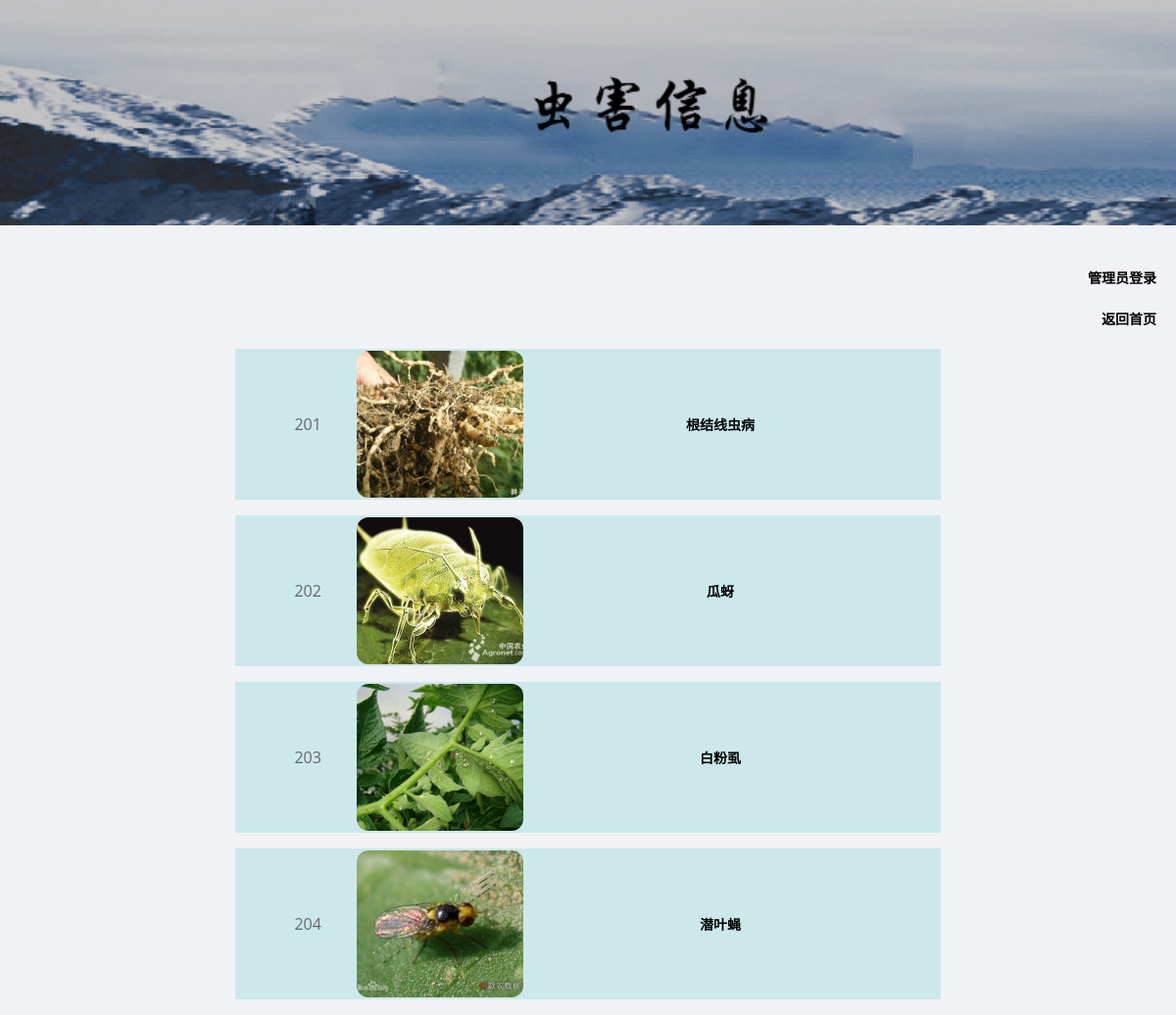
The app's page /chonghai/shouye.php with its own data.
### tables this page shows
CREATE TABLE `chonghai`  (
  `id` int(11) NOT NULL AUTO_INCREMENT,
  `cid` text NULL,
  `cname` varchar(255) NOT NULL,
  `cimage` varchar(255) NOT NULL,
  `shijian` datetime NOT NULL,
  `zhengzhuang` varchar(1000) NOT NULL,
  `fangzhi` varchar(1000) NULL DEFAULT NULL,
  PRIMARY KEY (`id`) USING BTREE
);

### chonghai/shouye.php (the view, shortened to what this page needs)
<link rel="stylesheet" type="text/css" href="css/login.css">
<link rel="stylesheet" type="text/css" href="css/index.css">
<center>
	<div class="bgimg" >
	</div>
	<br>
	<div class="h1" align="right"><h1><a href="login.php">管理员登录</a></h1><h1 style="margin-left:1000px"><a href="../index.php">返回首页</a></h1></div>
	<body >
		<?php
$conn=mysqli_connect("localhost","root","root","messageboard") or die("链接失败！");
		mysqli_query($conn,"set names utf8");
		 $sql="select *from chonghai";
		 $result=mysqli_query($conn,$sql);
		 while($row=mysqli_fetch_array($result)){
?>
	<form method="post">
		<table width="90%">
			<tr>
				<td width="10%" align="center"><?php echo $row["cid"];?></td>
				<td width="20%" height="" align="center"><img src="<?php echo $row["cimage"];?>"></td>
			<td width="50%" align="center" ><h1><a href="main.php?id=<?php echo $row["id"];?>" target="_blank" >
<?php
echo $row["cname"];
?>
</a></h1></td>
			</tr>
		</table>
	</form>
	</body>
	</html>
<?php
}?>
</center>

### chonghai/css/login.css (style rules this page uses)
body { width: 100%; height: 100%; font-family: 'Open Sans',sans-serif; margin: 0; background-color: #CCE8EB; }
h1 { font-size: 2em; margin: 0.67em 0; }
form { background-color: #CCE8EB; width: 60%; }
table { border-collapse: collapse; margin: 0 auto; text-align: center; border: 2px; }
table td, table th { border: 1px solid #CCE8EB; color: #666; height: 30px; }
table tr:nth-child(odd) { background: #CCE8EB; }

### chonghai/css/index.css (style rules this page uses)
body { background-color: #F1F2F6; margin: 0 auto; padding:0; }
a { font-size: 14px; text-decoration: none; color: #000000; }
.h1 { margin-right: 20px; }
.bgimg { height:230px; width: 100%; background-image:url(../image/head.jpg); background-repeat:no-repeat; background-size:cover; }

### chonghai/shouye.php (style rules this page uses)
a:link { color:#000000; text-decoration:none; }
img { height:150px; width: 170px; object-fit:cover; border-radius: 12px; }
body { height: 100%; border: 0; overflow: auto; }

### records on screen
chonghai: cid "201", cimage (picture), cname "根结线虫病"
chonghai: cid "202", cimage (picture), cname "瓜蚜"
chonghai: cid "203", cimage (picture), cname "白粉虱"
chonghai: cid "204", cimage (picture), cname "潜叶蝇"
